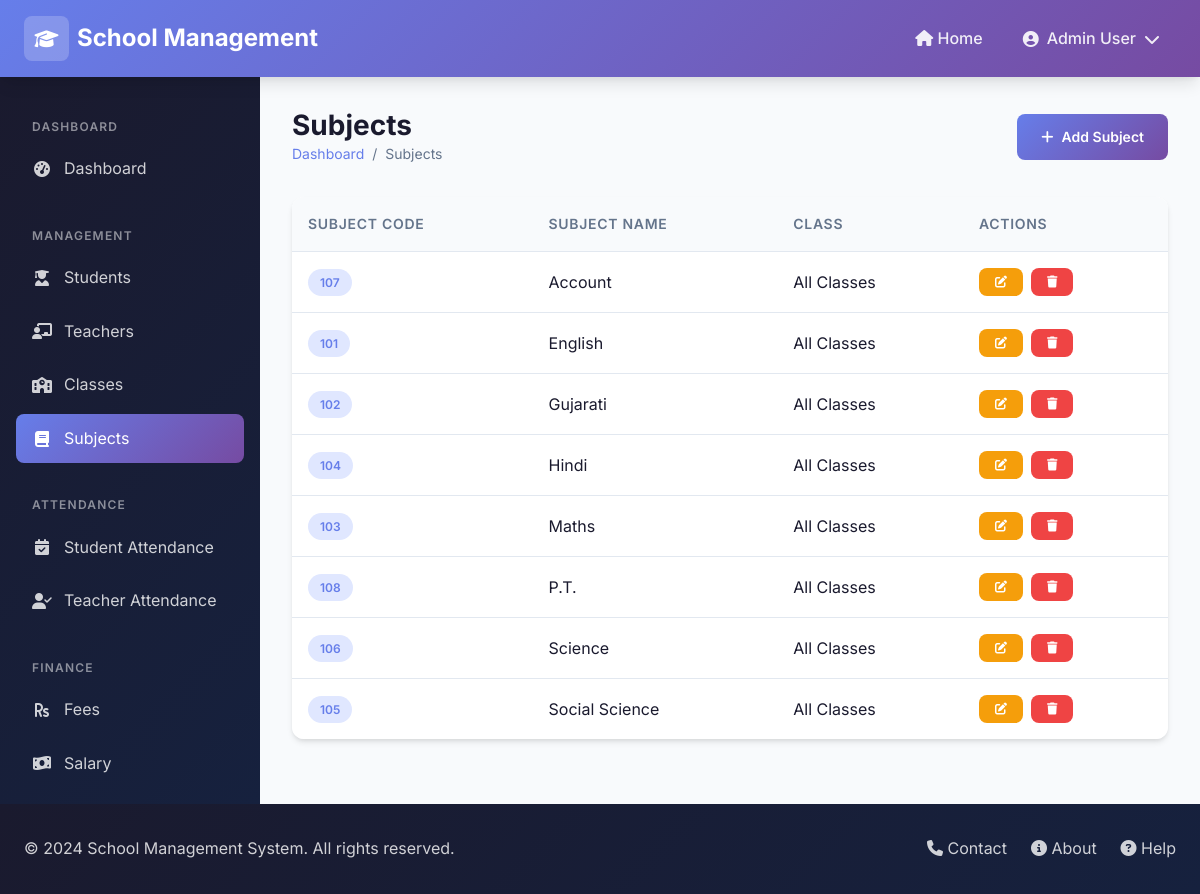
/admin-panel/subjects/, run on the app's committed database.
### core/models.py (models this page shows, shortened)
class Subject(models.Model):
    name = models.CharField(max_length=100)
    code = models.CharField(max_length=20, unique=True)
    class_assigned = models.ForeignKey(Class, on_delete=models.CASCADE, related_name='subjects', null=True, blank=True)
    created_at = models.DateTimeField(auto_now_add=True)
    updated_at = models.DateTimeField(auto_now=True)

### core/views.py (the view)
    def wrapper(request, *args, **kwargs):
        if request.session.get('user_role') != 'admin':
            try:
                admin = Admin.objects.first()
                if admin:
                    request.session['user_id'] = admin.id
                    request.session['user_role'] = 'admin'
                    request.session['user_name'] = admin.full_name
            except:
                messages.error(request, 'Admin not found.')
                return redirect('login')
        return view_func(request, *args, **kwargs)

### core/models.py (called while the page is built)
    @property
    def full_name(self):
        return f"{self.name} {self.surname}"

### core/views.py (called while the page is built)
def admin_required(view_func):
    def wrapper(request, *args, **kwargs):
        if request.session.get('user_role') != 'admin':
            try:
                admin = Admin.objects.first()
                if admin:
                    request.session['user_id'] = admin.id
                    request.session['user_role'] = 'admin'
                    request.session['user_name'] = admin.full_name
            except:
                messages.error(request, 'Admin not found.')
                return redirect('login')
        return view_func(request, *args, **kwargs)
    return wrapper

@admin_required
def subject_list(request):
    subjects = Subject.objects.all().order_by('name')
    return render(request, 'admin/subjects/list.html', {'subjects': subjects})

### templates/admin/subjects/list.html (shortened to what this page needs)
{% extends 'base.html' %}
{% load static %}
{% block content %}
{% include 'partials/admin_header.html' %}
<div class="dashboard-layout">
    {% include 'partials/sidebar.html' %}
    <main class="main-content">
        <div class="page-header">
            <div>
                <h1 class="page-title">Subjects</h1>
                <div class="breadcrumb">
                    <a href="{% url 'admin_dashboard' %}">Dashboard</a>
                    <span>/</span>
                    <span>Subjects</span>
                </div>
            </div>
            <a href="{% url 'subject_add' %}" class="btn btn-primary">
                <i class="fas fa-plus"></i> Add Subject
            </a>
        </div>
        <div class="table-container">
            <table class="table">
                <thead>
                    <tr>
                        <th>Subject Code</th>
                        <th>Subject Name</th>
                        <th>Class</th>
                        <th>Actions</th>
                    </tr>
                </thead>
                <tbody>
                    {% for subject in subjects %}
                    <tr>
                        <td><span class="badge badge-primary">{{ subject.code }}</span></td>
                        <td>{{ subject.name }}</td>
                        <td>{{ subject.class_assigned|default:"All Classes" }}</td>
                        <td>
                            <div class="flex gap-1">
                                <a href="{% url 'subject_edit' subject.pk %}" class="btn btn-sm btn-warning"
                                    title="Edit">
                                    <i class="fas fa-edit"></i>
                                </a>
                                <a href="{% url 'subject_delete' subject.pk %}" class="btn btn-sm btn-danger"
                                    title="Delete">
                                    <i class="fas fa-trash"></i>
                                </a>
                            </div>
                        </td>
                    </tr>
                    {% empty %}
                    <tr>
                        <td colspan="4" class="text-center text-gray">No subjects found</td>
                    </tr>
                    {% endfor %}
                </tbody>
            </table>
        </div>
    </main>
</div>
{% include 'partials/footer.html' %}
{% endblock %}

### static/css/style.css (style rules this page uses)
:root { --primary: #667eea; --primary-dark: #5a67d8; --secondary: #764ba2; --accent: #00d4ff; --success: #10b981; --warning: #f59e0b; --danger: #ef4444; --dark: #1a1a2e; --dark-light: #16213e; --light: #f8fafc; --gray: #64748b; --gray-light: #e2e8f0; --white: #ffffff; --gradient-primary: linear-gradient(135deg, var(--primary) 0%, var(--secondary) 100%); --gradient-dark: linear-gradient(135deg, var(--dark) 0%, var(--dark-light) 100%); --gradient-accent: linear-gradient(135deg, var(--accent) 0%, var(--primary) 100%); --shadow-sm: 0 1px 2px 0 rgba(0, 0, 0, 0.05); --shadow: 0 4px 6px -1px rgba(0, 0, 0, 0.1), 0 2px 4px -1px rgba(0, 0, 0, 0.06); --shadow-lg: 0 10px 15px -3px rgba(0, 0, 0, 0.1), 0 4px 6px -2px rgba(0, 0, 0, 0.05); --shadow-xl: 0 20px 25px -5px rgba(0, 0, 0, 0.1), 0 10px 10px -5px rgba(0, 0, 0, 0.04); --radius-sm: 0.375rem; --radius: 0.5rem; --radius-lg: 0.75rem; --radius-xl: 1rem; --radius-2xl: 1.5rem; --transition: all 0.3s ease; }
*, *::before, *::after { margin: 0; padding: 0; box-sizing: border-box; }
html { scroll-behavior: smooth; }
body { font-family: 'Inter', -apple-system, BlinkMacSystemFont, 'Segoe UI', Roboto, Oxygen, Ubuntu, sans-serif; background-color: var(--light); color: var(--dark); line-height: 1.6; min-height: 100vh; }
a { text-decoration: none; color: inherit; transition: var(--transition); }
h1, h2, h3, h4, h5, h6 { font-weight: 700; line-height: 1.2; margin-bottom: 0.5em; }
h1 { font-size: 2.5rem; }
.flex { display: flex; }
.gap-1 { gap: 0.5rem; }
.btn { display: inline-flex; align-items: center; justify-content: center; gap: 0.5rem; padding: 0.75rem 1.5rem; font-size: 0.875rem; font-weight: 600; border: none; border-radius: var(--radius); cursor: pointer; transition: var(--transition); text-decoration: none; }
.btn-primary { background: var(--gradient-primary); color: var(--white); }
.btn-warning { background: var(--warning); color: var(--white); }
.btn-danger { background: var(--danger); color: var(--white); }
.btn-sm { padding: 0.5rem 1rem; font-size: 0.75rem; }
.table-container { overflow-x: auto; border-radius: var(--radius-lg); box-shadow: var(--shadow); }
.table { width: 100%; border-collapse: collapse; background: var(--white); }
.table th, .table td { padding: 1rem; text-align: left; border-bottom: 1px solid var(--gray-light); }
.table th { background: var(--light); font-weight: 600; font-size: 0.875rem; color: var(--gray); text-transform: uppercase; letter-spacing: 0.05em; }
.table tbody tr { transition: var(--transition); }
.table tbody tr:last-child td { border-bottom: none; }
.badge { display: inline-flex; align-items: center; padding: 0.25rem 0.75rem; font-size: 0.75rem; font-weight: 600; border-radius: 9999px; }
.badge-primary { background: #e0e7ff; color: var(--primary); }
.dashboard-layout { display: flex; min-height: calc(100vh - 73px); }
.main-content { flex: 1; padding: 2rem; background: var(--light); }
.page-header { display: flex; align-items: center; justify-content: space-between; margin-bottom: 2rem; }
.page-title { font-size: 1.75rem; font-weight: 700; color: var(--dark); margin: 0; }
.breadcrumb { display: flex; align-items: center; gap: 0.5rem; font-size: 0.875rem; color: var(--gray); }
.breadcrumb a { color: var(--primary); }

### data on the page
Subject: code "107", name "Account", class_assigned "All Classes"
Subject: code "101", name "English", class_assigned "All Classes"
Subject: code "102", name "Gujarati", class_assigned "All Classes"
Subject: code "104", name "Hindi", class_assigned "All Classes"
Subject: code "103", name "Maths", class_assigned "All Classes"
Subject: code "108", name "P.T.", class_assigned "All Classes"
Subject: code "106", name "Science", class_assigned "All Classes"
Subject: code "105", name "Social Science", class_assigned "All Classes"

### other printed values
{{ request.session.user_name|default:"Administrator" }} "Admin User"
